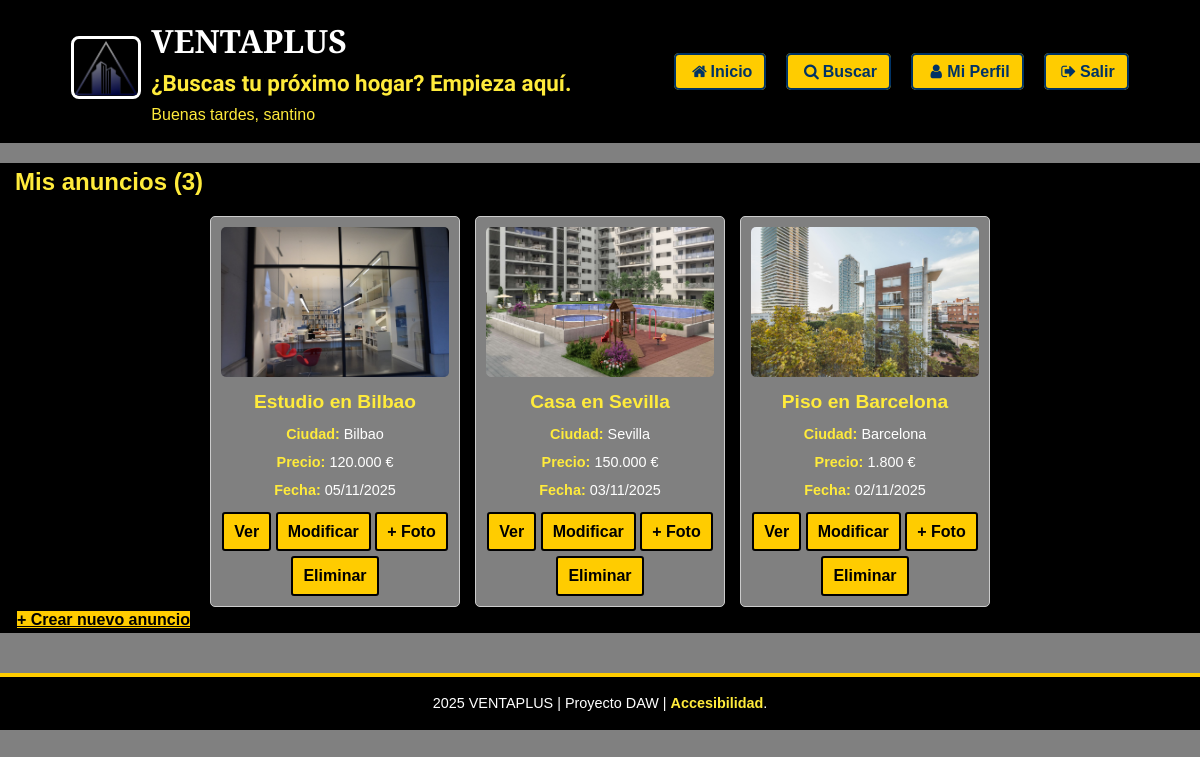
/misanuncios.php (signed in), run on the app's committed database.
### tables this page shows
CREATE TABLE `anuncios` (
  `IdAnuncio` int(11) NOT NULL,
  `TAnuncio` smallint(6) DEFAULT NULL,
  `TVivienda` smallint(6) DEFAULT NULL,
  `FPrincipal` varchar(100) DEFAULT NULL,
  `Alternativo` varchar(255) NOT NULL,
  `Titulo` varchar(255) NOT NULL,
  `Precio` decimal(10,2) DEFAULT NULL,
  `Texto` text DEFAULT NULL,
  `Ciudad` varchar(100) DEFAULT NULL,
  `Pais` int(11) DEFAULT NULL,
  `Superficie` decimal(8,2) DEFAULT NULL,
  `NHabitaciones` int(11) DEFAULT NULL,
  `NBanyos` int(11) DEFAULT NULL,
  `Planta` int(11) DEFAULT NULL,
  `Anyo` int(11) DEFAULT NULL,
  `FRegistro` timestamp NOT NULL DEFAULT current_timestamp(),
  `Usuario` int(11) DEFAULT NULL
);

### misanuncios.php (the view, shortened to what this page needs)
<?php
$db = conectarDB();
$anuncios = [];
$total_anuncios = 0;
if ($db && isset($_SESSION['usuario_id'])) {
    $usuario_id = $_SESSION['usuario_id'];
    $sql = "SELECT a.IdAnuncio, a.Titulo, a.FPrincipal, a.Alternativo, a.Ciudad,
                   a.Precio, a.FRegistro, p.NomPais
            FROM ANUNCIOS a
            LEFT JOIN PAISES p ON a.Pais = p.IdPais
            WHERE a.Usuario = ?
            ORDER BY a.FRegistro DESC";
    $stmt = $db->prepare($sql);
    $stmt->bind_param("i", $usuario_id);
    $stmt->execute();
    $resultado = $stmt->get_result();
    if ($resultado) {
        $anuncios = $resultado->fetch_all(MYSQLI_ASSOC);
        $total_anuncios = count($anuncios);
    }
}
?>
<!DOCTYPE html>
<html lang="es">
<head>
    <?php require('estilos.php'); ?>
    <link rel="stylesheet" href="css/index.css">
</head>
<body>
    <?php require('cabecera.php'); ?>
    <main>
        <section id="ultimos-anuncios">
            <h2>Mis anuncios (<?php echo $total_anuncios; ?>)</h2>
            <?php if ($total_anuncios > 0): ?>
                <?php foreach ($anuncios as $anuncio):
                    $fecha = date("d/m/Y", strtotime($anuncio['FRegistro']));
                ?>
                    <article class="anuncio">
                        <figure>
                            <img src="<?php echo !empty($anuncio['FPrincipal']) ? htmlspecialchars($anuncio['FPrincipal']) : 'img/sin_foto.png'; ?>"
                                alt="<?php echo htmlspecialchars($anuncio['Alternativo']); ?>">
                        </figure>
                        <h3><?php echo htmlspecialchars($anuncio['Titulo']); ?></h3>
                        <p><strong>Ciudad:</strong> <?php echo htmlspecialchars($anuncio['Ciudad']); ?></p>
                        <p><strong>Precio:</strong> <?php echo number_format($anuncio['Precio'], 0, ',', '.'); ?> €</p>
                        <p><strong>Fecha:</strong> <?php echo $fecha; ?></p>
                        <div class="acciones-anuncio">
                            <a href="ver_anuncio.php?id=<?php echo $anuncio['IdAnuncio']; ?>">Ver</a>
                            <a href="modificar_anuncio.php?id=<?php echo $anuncio['IdAnuncio']; ?>">Modificar</a>
                            <a href="añadir_foto.php?id=<?php echo $anuncio['IdAnuncio']; ?>">+ Foto</a>
                            <a href="#" style="background-color: #d9534f;">Eliminar</a>
                        </div>
                    </article>
                <?php endforeach; ?>
            <?php else: ?>
                <p class="centrado">No tienes anuncios publicados.</p>
            <?php endif; ?>
        </section>
        <p class="centrado">
            <a href="crear_anuncio.php" class="nuevo">+ Crear nuevo anuncio</a>
        </p>
    </main>
    <?php require('pie.php'); ?>
</body>
</html>

### css/contraste_alto.css (style rules this page uses)
* { margin: 0; padding: 0; box-sizing: border-box; font-family: Arial, sans-serif; }

### data on the page
anuncios: FPrincipal (picture), Titulo "Estudio en Bilbao", Ciudad "Bilbao", Precio "120.000", FRegistro "05/11/2025"
anuncios: FPrincipal (picture), Titulo "Casa en Sevilla", Ciudad "Sevilla", Precio "150.000", FRegistro "03/11/2025"
anuncios: FPrincipal (picture), Titulo "Piso en Barcelona", Ciudad "Barcelona", Precio "1.800", FRegistro "02/11/2025"

### other printed values
$saludo "Buenas tardes, santino"
$total_anuncios "3"
